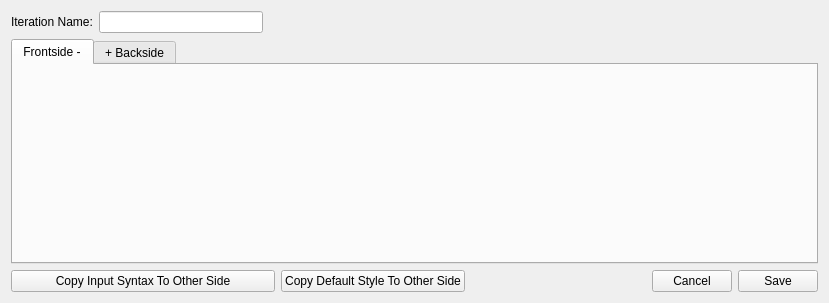
<?xml version="1.0" encoding="UTF-8"?>
<ui version="4.0">
 <class>SRIterationFrontback</class>
 <widget class="QWidget" name="SRIterationFrontback">
  <property name="geometry">
   <rect>
    <x>0</x>
    <y>0</y>
    <width>829</width>
    <height>303</height>
   </rect>
  </property>
  <property name="windowTitle">
   <string>Form</string>
  </property>
  <layout class="QGridLayout" name="gridLayout">
   <item row="2" column="0" colspan="10">
    <widget class="QTabWidget" name="tabWidget">
     <property name="tabPosition">
      <enum>QTabWidget::North</enum>
     </property>
     <property name="tabShape">
      <enum>QTabWidget::Rounded</enum>
     </property>
     <property name="currentIndex">
      <number>0</number>
     </property>
     <widget class="SRIterationConfig" name="frontside">
      <attribute name="title">
       <string notr="true">Frontside -</string>
      </attribute>
     </widget>
     <widget class="SRIterationConfig" name="backside">
      <attribute name="title">
       <string>+ Backside</string>
      </attribute>
     </widget>
    </widget>
   </item>
   <item row="5" column="4">
    <widget class="QPushButton" name="copyDsToOtherSideButton">
     <property name="text">
      <string>Copy Default Style To Other Side</string>
     </property>
    </widget>
   </item>
   <item row="0" column="0">
    <widget class="QLabel" name="iterationNameLabel">
     <property name="text">
      <string>Iteration Name:</string>
     </property>
    </widget>
   </item>
   <item row="5" column="8">
    <widget class="QPushButton" name="cancelButton">
     <property name="text">
      <string>Cancel</string>
     </property>
    </widget>
   </item>
   <item row="5" column="9">
    <widget class="QPushButton" name="saveButton">
     <property name="text">
      <string>Save</string>
     </property>
     <property name="autoDefault">
      <bool>true</bool>
     </property>
    </widget>
   </item>
   <item row="5" column="6">
    <spacer name="horizontalSpacer">
     <property name="orientation">
      <enum>Qt::Horizontal</enum>
     </property>
     <property name="sizeHint" stdset="0">
      <size>
       <width>40</width>
       <height>20</height>
      </size>
     </property>
    </spacer>
   </item>
   <item row="0" column="1">
    <widget class="QLineEdit" name="iterationNameLineEdit"/>
   </item>
   <item row="5" column="0" colspan="4">
    <widget class="QPushButton" name="copyIsToOtherSideButton">
     <property name="text">
      <string>Copy Input Syntax To Other Side</string>
     </property>
    </widget>
   </item>
  </layout>
 </widget>
 <customwidgets>
  <customwidget>
   <class>SRIterationConfig</class>
   <extends>QWidget</extends>
   <header>anki_set_randomizer/src/gui/custom/sr_iteration_config</header>
  </customwidget>
 </customwidgets>
 <resources/>
 <connections/>
</ui>
